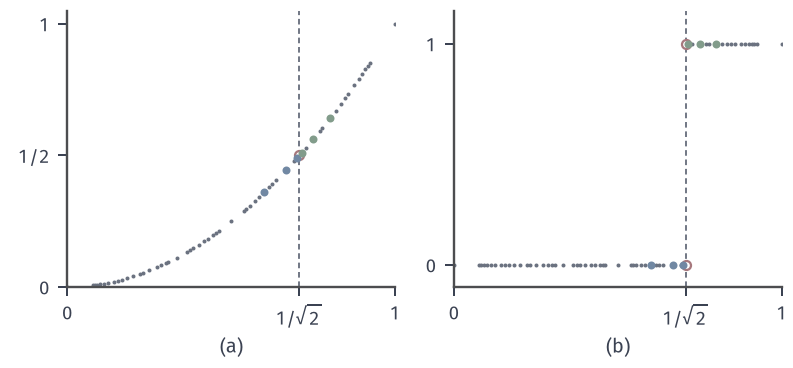

This chart was generated by the following Python code:
from pathlib import Path
import sys
ROOT = next(p for p in Path(__file__).resolve().parents if (p/"build.sh").is_file() and (p/"tex/book.tex").is_file())
sys.path.insert(0, str(ROOT/"figures/00-shared/mathematical-preliminaries-upper/00-shared/comprehension-figures"))
from support import figure, save, BLUE, GREEN, YELLOW, RED, PURPLE, INK, MUTED, GRID, BLUE_FILL, GREEN_FILL, YELLOW_FILL, RED_FILL, PURPLE_FILL
import numpy as np

# Rationals k/m, m<=13, in [0,1]. x*=1/sqrt 2. Sample approximants from left 3/5,2/3,7/10 and from right 4/5,3/4,5/7.
# (a) f(q)=q^2; (b) f(q)=0 for q<x*, 1 for q>x*.
fig, axes = figure(width_mm=112, height_mm=52, ncols=2)
fig.set_layout_engine(None)
fig.subplots_adjust(left=.085, right=.985, top=.97, bottom=.22, wspace=.18)
xs = 1/np.sqrt(2)
from fractions import Fraction as Q
R = sorted({Q(k, m) for m in range(1, 14) for k in range(0, m+1)})
qq = np.array([float(r) for r in R])
L = np.array([3/5, 2/3, 7/10]); U = np.array([4/5, 3/4, 5/7])
a, b = axes
a.plot(qq, qq**2, 'o', ms=1.6, color=MUTED, mew=0, zorder=2)
a.plot(L, L**2, 'o', ms=3.2, color=BLUE, mew=0, zorder=4)
a.plot(U, U**2, 'o', ms=3.2, color=GREEN, mew=0, zorder=4)
a.plot([xs], [.5], 'o', ms=3.6, mfc='white', mec=RED, mew=.9, zorder=3)
step = lambda t: (t > xs)*1.0
b.plot(qq, step(qq), 'o', ms=1.6, color=MUTED, mew=0, zorder=2)
b.plot(L, step(L), 'o', ms=3.2, color=BLUE, mew=0, zorder=4)
b.plot(U, step(U), 'o', ms=3.2, color=GREEN, mew=0, zorder=4)
b.plot([xs], [0], 'o', ms=3.6, mfc='white', mec=RED, mew=.9, zorder=3)
b.plot([xs], [1], 'o', ms=3.6, mfc='white', mec=RED, mew=.9, zorder=3)
for ax, s in zip(axes, '(a) (b)'.split()):
    ax.axvline(xs, color=MUTED, lw=.75, ls=(0, (3, 2)), zorder=1)
    ax.set_xlim(0, 1.0); ax.set_xticks([0, xs, 1]); ax.set_xticklabels(['0', r'$1/\sqrt{2}$', '1'])
    ax.spines['left'].set_linewidth(.95); ax.spines['bottom'].set_linewidth(.95)
    q = ax.get_position(); fig.text((q.x0+q.x1)/2, .03, s, ha='center', va='bottom')
axes[0].set_ylim(0, 1.05); axes[0].set_yticks([0, .5, 1]); axes[0].set_yticklabels(['0', '1/2', '1'])
axes[1].set_ylim(-.1, 1.15); axes[1].set_yticks([0, 1])
save(fig, Path(__file__).resolve().parent, 'figure', {'formula': 'rationals k/m, m<=13; f(q)=q^2 and step at 1/sqrt(2); left sequence 3/5,2/3,7/10 and right sequence 4/5,3/4,5/7'})
